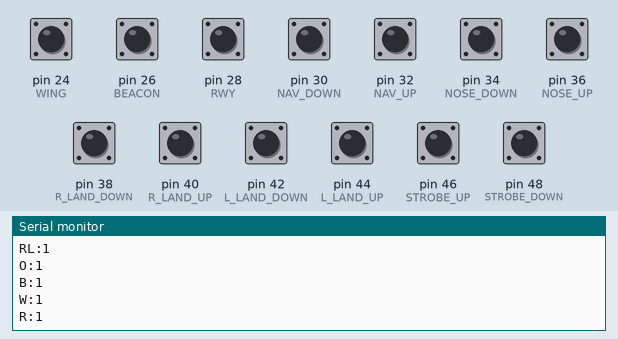
A sketch run on a simulated Arduino Mega 2560, built with avr-gcc and run on an emulated ATmega2560. Shown: the last lines printed to the serial monitor. Inputs (shaded band) come from the test bench; at power-on: pin 24 (WING), pin 26 (BEACON), pin 28 (RWY), pin 30 (NAV_DOWN), pin 32 (NAV_UP), pin 34 (NOSE_DOWN), pin 36 (NOSE_UP), pin 38 (R_LAND_DOWN), pin 40 (R_LAND_UP), pin 42 (L_LAND_DOWN), pin 44 (L_LAND_UP), pin 46 (STROBE_UP), pin 48 (STROBE_DOWN) HIGH.

Above: at 1.2 s.
1.3 s: pin 24 (WING) pulled LOW for 0.15 s
At 2.6 s:
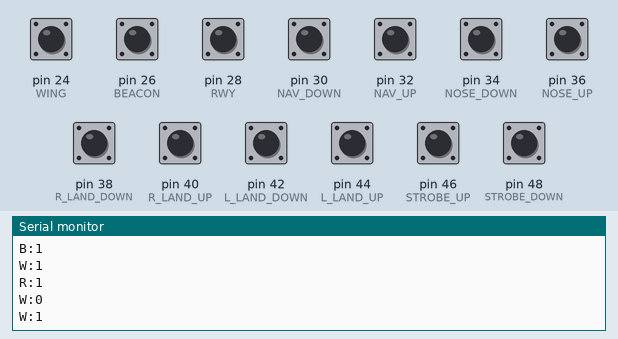
2.9 s: pin 26 (BEACON) pulled LOW for 0.15 s
At 3.4 s:
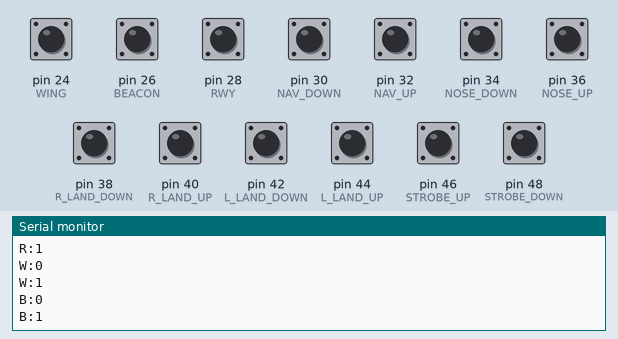
4.5 s: pin 28 (RWY) pulled LOW for 0.15 s
At 5.8 s:
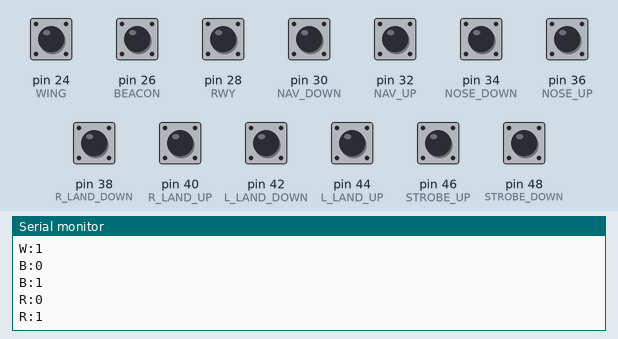
6.1 s: pin 30 (NAV_DOWN) pulled LOW for 0.15 s
At 7.4 s:
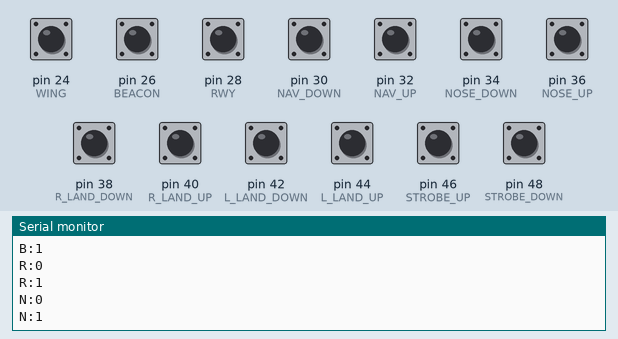
7.7 s: pin 32 (NAV_UP) pulled LOW for 0.15 s
At 8.3 s:
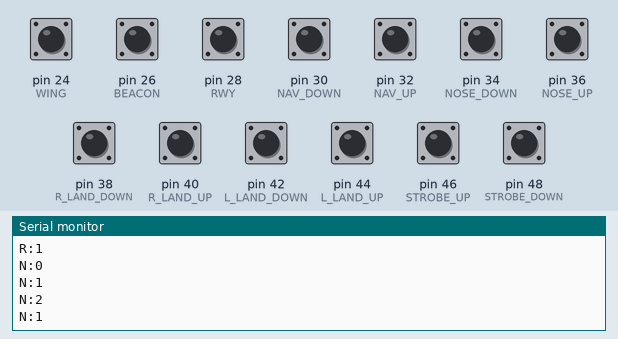
9.3 s: pin 34 (NOSE_DOWN) pulled LOW for 0.15 s
At 9.8 s:
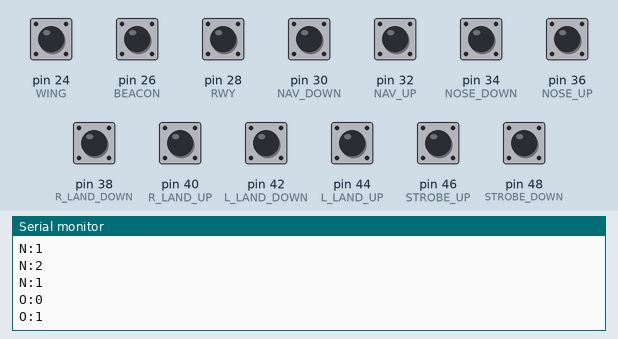
Timing chart, 0 to 11.9 s (numbered marks = the images above; inputs shaded):
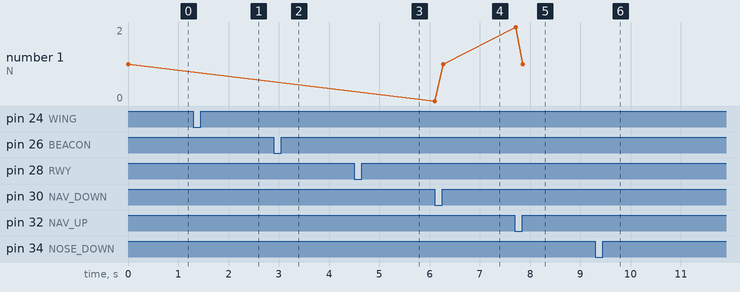

The sketch:

ovhd_ext_lights.ino
```cpp
// =============================================
// A333 OVERHEAD LIGHT PANEL (FINAL)
// =============================================

// -------- 3-POS SWITCHES --------
const int STROBE_UP   = 46;
const int STROBE_DOWN = 48;

const int NAV_UP   = 32;
const int NAV_DOWN = 30;

const int L_LAND_UP   = 44;
const int L_LAND_DOWN = 42;

const int R_LAND_UP   = 40;
const int R_LAND_DOWN = 38;

const int NOSE_UP   = 36;  // TAKEOFF
const int NOSE_DOWN = 34;  // TAXI

// -------- 2-POS SWITCHES --------

const int WING   = 24;
const int BEACON = 26;
const int RWY    = 28;

// -------- STATE MEMORY --------
int lastS  = -1;
int lastN  = -1;
int lastLL = -1;
int lastRL = -1;
int lastO  = -1;

int lastB = -1;
int lastW = -1;
int lastR = -1;

void setup() {
  Serial.begin(115200);

  // 3-pos
  pinMode(STROBE_UP, INPUT_PULLUP);
  pinMode(STROBE_DOWN, INPUT_PULLUP);

  pinMode(NAV_UP, INPUT_PULLUP);
  pinMode(NAV_DOWN, INPUT_PULLUP);

  pinMode(L_LAND_UP, INPUT_PULLUP);
  pinMode(L_LAND_DOWN, INPUT_PULLUP);

  pinMode(R_LAND_UP, INPUT_PULLUP);
  pinMode(R_LAND_DOWN, INPUT_PULLUP);

  pinMode(NOSE_UP, INPUT_PULLUP);
  pinMode(NOSE_DOWN, INPUT_PULLUP);

  // 2-pos
  pinMode(BEACON, INPUT_PULLUP);
  pinMode(WING,   INPUT_PULLUP);
  pinMode(RWY,    INPUT_PULLUP);
}

void loop() {

  // -------- 3-POS --------
  handle3Pos("S",  STROBE_UP, STROBE_DOWN, lastS);
  handle3Pos("N",  NAV_UP, NAV_DOWN, lastN);
  handle3Pos("LL", L_LAND_UP, L_LAND_DOWN, lastLL);
  handle3Pos("RL", R_LAND_UP, R_LAND_DOWN, lastRL);
  handle3Pos("O",  NOSE_UP, NOSE_DOWN, lastO);

  // -------- 2-POS (REVERSED) --------
  handle2Pos("B", BEACON, lastB);
  handle2Pos("W", WING,   lastW);
  handle2Pos("R", RWY,    lastR);

  delay(20);
}

// =============================================
// 3-POS HANDLER
// =============================================
void handle3Pos(const char* label, int pinUp, int pinDown, int &lastState) {
  bool up   = !digitalRead(pinUp);
  bool down = !digitalRead(pinDown);

  int state = -1;

  if (up && !down) state = 2;
  else if (!up && !down) state = 1;
  else if (!up && down) state = 0;

  if (state != lastState && state != -1) {
    lastState = state;
    Serial.print(label);
    Serial.print(":");
    Serial.println(state);
  }
}

// =============================================
// 2-POS HANDLER (REVERSED)
// =============================================
void handle2Pos(const char* label, int pin, int &lastState) {

  // reversed logic
  int state = digitalRead(pin);

  if (state != lastState) {
    lastState = state;
    Serial.print(label);
    Serial.print(":");
    Serial.println(state);
  }
}
```

Measured:
- after the input at 1.3 s, the serial monitor: prints a new line at once (image 1)
- after the input at 2.9 s, the serial monitor: prints a new line at once (image 2)
- after the input at 4.5 s, the serial monitor: prints a new line at once (image 3)
- after the input at 6.1 s, the serial monitor: prints a new line at once (image 4)
- after the input at 7.7 s, the serial monitor: prints a new line at once (image 5)
- after the input at 9.3 s, the serial monitor: prints a new line at once (image 6)
